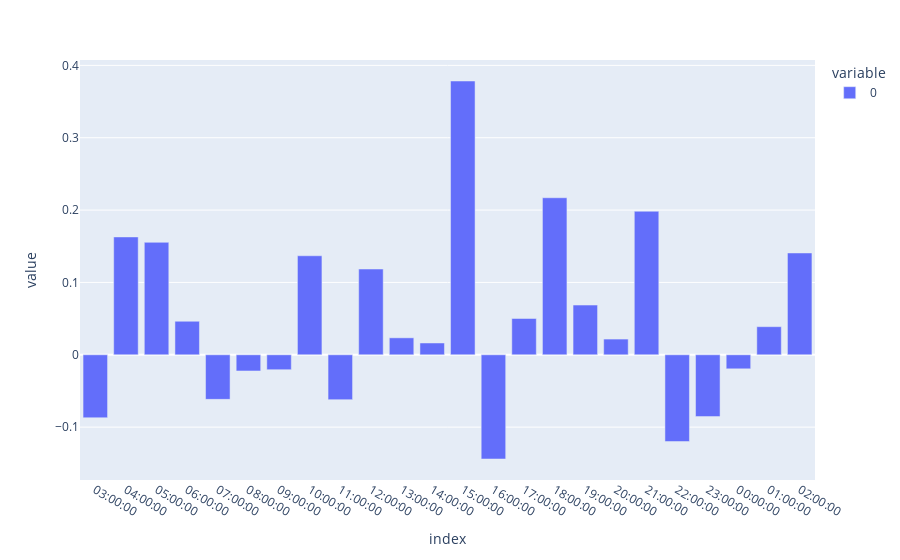

Notebook source saved alongside this figure:
### Markdown cell above
test moyenne par heure

### Code cell
px.bar(df3)

### Figure 1 — Plotly figure (JSON) as saved in the notebook; plotly's stock layout.template omitted (floating-point values rounded to 4 significant figures)
{"data": [{"alignmentgroup": "True", "hovertemplate": "variable=0<br>index=%{x}<br>value=%{y}<extra></extra>", "legendgroup": "0", "marker": {"color": "#636efa", "pattern": {"shape": ""}}, "name": "0", "offsetgroup": "0", "orientation": "v", "showlegend": true, "textposition": "auto", "type": "bar", "x": ["03:00:00", "04:00:00", "05:00:00", "06:00:00", "07:00:00", "08:00:00", "09:00:00", "10:00:00", "11:00:00", "12:00:00", "13:00:00", "14:00:00", "15:00:00", "16:00:00", "17:00:00", "18:00:00", "19:00:00", "20:00:00", "21:00:00", "22:00:00", "23:00:00", "00:00:00", "01:00:00", "02:00:00"], "xaxis": "x", "y": [-0.08702, 0.1629, 0.1554, 0.04636, -0.06162, -0.02236, -0.02064, 0.1368, -0.06198, 0.1185, 0.02345, 0.01631, 0.3784, -0.144, 0.05016, 0.217, 0.06871, 0.02172, 0.1983, -0.1199, -0.08541, -0.01939, 0.03885, 0.1407], "yaxis": "y"}], "layout": {"barmode": "relative", "legend": {"title": {"text": "variable"}, "tracegroupgap": 0}, "margin": {"t": 60}, "xaxis": {"anchor": "y", "domain": [0, 1], "title": {"text": "index"}}, "yaxis": {"anchor": "x", "domain": [0, 1], "title": {"text": "value"}}}}
